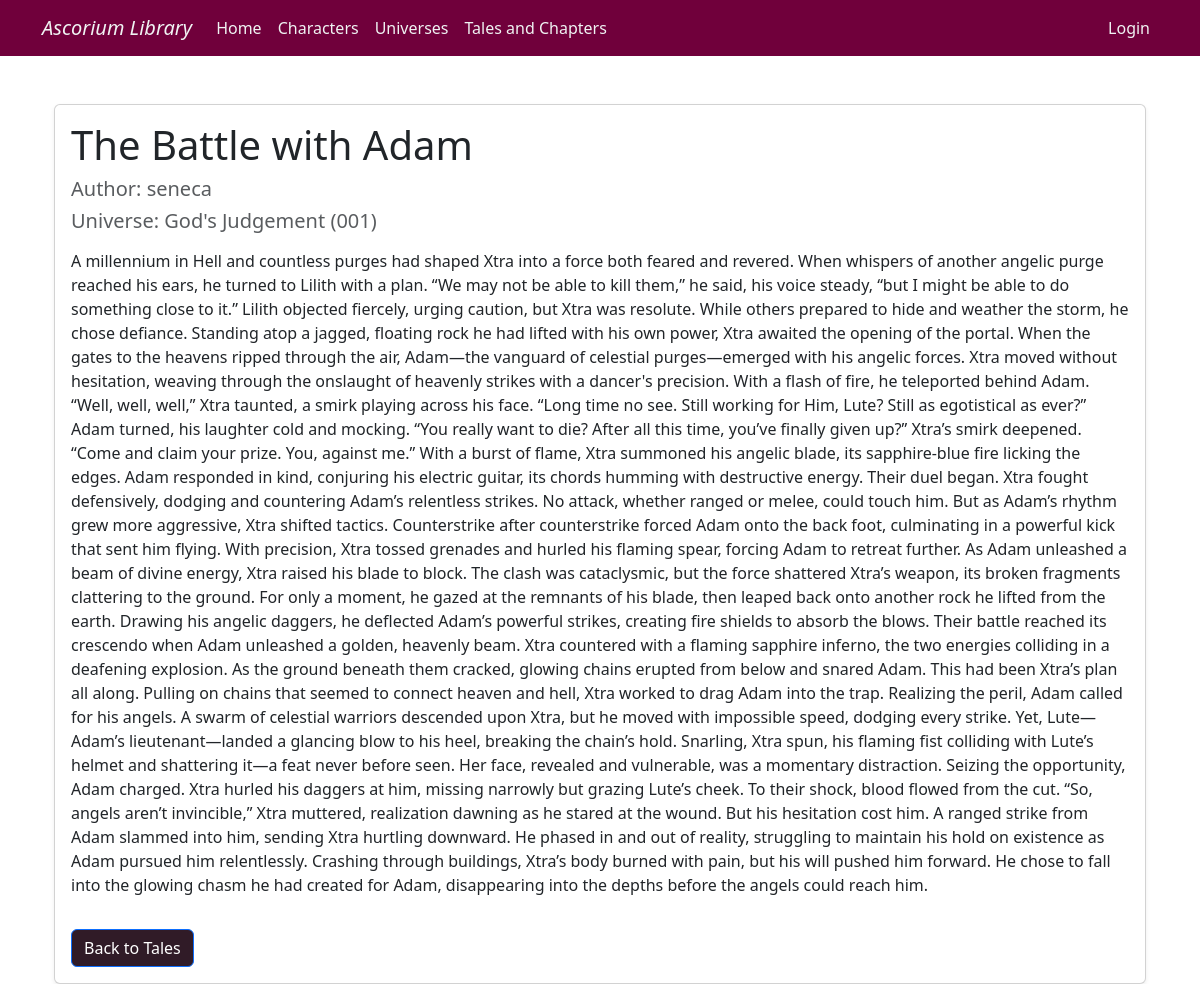
Page /TalePage/1/ on the committed database.
### Story_Database/models.py (models this page shows, shortened)
class TalesDatabase(models.Model):
    Name = models.CharField(max_length=64)
    Author = models.CharField(max_length=64, editable=False)    #cant be editted
    Tale = models.TextField()
    Character = models.ForeignKey(CharacterDatabase, blank=False, on_delete=models.CASCADE) #foreign key, deletes using CASCADE

class CharacterDatabase(models.Model):  #Character database
    Name = models.CharField(max_length=64)
    Author = models.CharField(max_length=64, editable=False)   #the author is not editable, it is linked to the account that made it
    CharacterDescription = models.TextField()
    UniverseNumber = models.ForeignKey(UniverseDatabase, on_delete=models.CASCADE)  #foreign key to Unieverse Database, and so upon deletion of a universe no characters from it exist and so .cascade is added
    Tags = models.ManyToManyField("self", blank=True, symmetrical=False)    #relations to other characters from Character database  (symmetrical since it doesnt go both ways always) blank because it can be left empty

class UniverseDatabase(models.Model):   #Universe Database
    Name=models.CharField(max_length=64)
    UniverseAuthor=models.CharField(max_length=64, null=True)   #can be left empty, since multiple authors for a Universe could exist since they can be large projects of work
    UniverseNumber=models.PositiveIntegerField(unique=True)     #primary key using unique=True
    UniverseDescription=models.TextField() #textfield for the description that can vary in size depending on how creative the user is

### Story_Database/views.py (the view)
# urls.py: path('TalePage/<int:TaleID>/', views.TalePage, name="TalePage"), #<int:TaleID> has the ID for the page
def TalePage(request, TaleID): #take in TaleID
       Tale=get_object_or_404(TalesDatabase, id=TaleID) #get_object_or_404 attempts to retrieve object if fails show http 404 error, the character looked for is in TaleID
       User = request.user.username #fetch username of person to check if individual is author in the html
       context = {"Tale":Tale, "User":User} #create context for character for html
       return render(request, "TalePage.html", context)

### Story_Database/templates/TalePage.html (shortened to what this page needs)
{% extends "base.html" %}
{% block content %}
<div class="container mt-5">
    <div class="card shadow-sm">
        <div class="card-body">
            <h1 class="card-title">{{ Tale.Name }}</h1>
            <h5 class="text-muted">Author: {{ Tale.Author }}</h5>
            <h5 class="text-muted">Universe: {{ Tale.Character.UniverseNumber.Name }} ({{ Tale.Character.UniverseNumber.UniverseNumber|stringformat:"03d" }})</h5>
            <p class="mt-3">{{ Tale.Tale }}</p>
            <a href="{% url 'TalesAndChapters' %}" class="btn btn-primary mt-3 color-button-Cancel">Back to Tales</a>
        </div>
    </div>
</div>
{% endblock %}

### static/styles.css (style rules this page uses)
.color-button-Cancel { background-color: #301B27; }

### rows in the picture
TalesDatabase: Name "The Battle with Adam", Author "seneca", Character.UniverseNumber.Name "God's Judgement", Character.UniverseNumber.UniverseNumber "001", Tale "A millennium in Hell and countless purges had shaped Xtra into a force both feared and revered. When whispers of another angelic purge reached his ears, he turned to Lilith with a plan. “We may not be able to kill them,” he said, his voice steady, “but I might be able to do something close to it.” Lilith objected fiercely, urging caution, but Xtra was resolute. While others prepared to hide and weather the storm, he chose defiance. Standing atop a jagged, floating rock he had lifted with his own power, Xtra awaited the opening of the portal. When the gates to the heavens ripped through the air, Adam—the vanguard of celestial purges—emerged with his angelic forces. Xtra moved without…"
